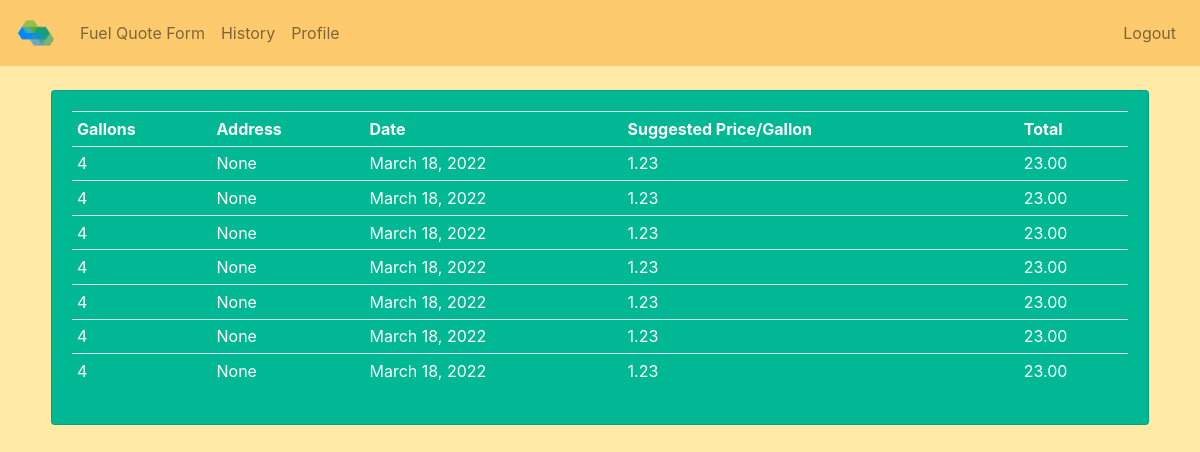
/history/ (signed in), run on the app's committed database.
### hexafuel_oil_app/models.py (models this page shows, shortened)
class FuelQuote(models.Model):
    client_id = models.ForeignKey(ClientInformation, on_delete=models.CASCADE)
    gallons = models.IntegerField()
    deliver_address = models.CharField(max_length=100)
    delivery_date = models.DateField()
    suggested_price_per_gallons = models.DecimalField(max_digits=3, decimal_places=2)
    total_amount_due = models.DecimalField(max_digits=9, decimal_places=2)

### hexafuel_oil_app/views.py (the view)
# urls.py: path('history/', HistoryView.as_view(), name="history"),
class HistoryView(LoginRequiredMixin,PermissionRequiredMixin, TemplateView):
    permission_required = ("auth.change_user")
    template_name = "hexafuel_oil_app/history.html"
    def get(self, request):
      try:
        clients_queryset = ClientInformation.objects.all()
        client_id = clients_queryset.get(auth_user_id_id = request.user.id).id
        quotes_queryset = FuelQuote.objects.all()
        quotes = quotes_queryset.filter(client_id_id = client_id)
        args = {'quotes' : quotes}
        return render(request, "hexafuel_oil_app/history.html", args)
      except Exception as e:
        print('EXP', e)
        return render(request, "hexafuel_oil_app/history.html")

### hexafuel_oil_app/templates/hexafuel_oil_app/history.html (shortened to what this page needs)
{% extends 'hexafuel_oil_app/main.html'%}
{% load static %}
{% block content %}
{% include 'hexafuel_oil_app/navbar.html'%}
<br>
<div class="row">
  <div class="col-md-11 history_table">
    <div class="card card-body profile-change-card-side">
      <table class="table table-sm table-hover">
        <tr>
          <th>Gallons</th>
          <th>Address</th>
          <th>Date</th>
          <th>Suggested Price/Gallon</th>
          <th>Total</th>
        </tr>
        {% for quote in quotes %}
        <tr>
          <td>{{ quote.gallons }}</td>
          <td>{{ quote.deliver_address }}</td>
          <td>{{ quote.delivery_date }}</td>
          <td>{{ quote.suggested_price_per_gallons }}</td>
          <td>{{ quote.total_amount_due }}</td>
        </tr>
        {% endfor %}
      </table>
    </div>
  </div>
</div>
{% endblock %}

### static/css/login.css (style rules this page uses)
body,html { margin: 0; padding: 0; height: 100%; background: #ffeaa7 !important; }
.profile-change-card-side { background: #00b894; color: #fff; }
.history_table { margin-left: auto; margin-right: auto; }

### data on the page
FuelQuote: gallons "4", deliver_address "None", delivery_date "March 18, 2022", suggested_price_per_gallons "1.23", total_amount_due "23.00"
FuelQuote: gallons "4", deliver_address "None", delivery_date "March 18, 2022", suggested_price_per_gallons "1.23", total_amount_due "23.00"
FuelQuote: gallons "4", deliver_address "None", delivery_date "March 18, 2022", suggested_price_per_gallons "1.23", total_amount_due "23.00"
FuelQuote: gallons "4", deliver_address "None", delivery_date "March 18, 2022", suggested_price_per_gallons "1.23", total_amount_due "23.00"
FuelQuote: gallons "4", deliver_address "None", delivery_date "March 18, 2022", suggested_price_per_gallons "1.23", total_amount_due "23.00"
FuelQuote: gallons "4", deliver_address "None", delivery_date "March 18, 2022", suggested_price_per_gallons "1.23", total_amount_due "23.00"
FuelQuote: gallons "4", deliver_address "None", delivery_date "March 18, 2022", suggested_price_per_gallons "1.23", total_amount_due "23.00"
